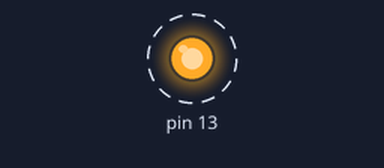
This sketch was run on a simulated Arduino Uno, built with avr-gcc and run on an emulated ATmega328P. On the bench: output pins drawn as LEDs (lit = HIGH). Dashed ring = blinking.

Above: at 0.5 s.
Timing chart, 0 to 4.6 s (numbered marks = the images above):
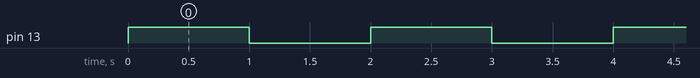

The sketch:

firstSketch.ino
```cpp
void setup(void)
{
  /* Called when Arduino starts up. */
  pinMode(13, OUTPUT);
}

void loop(void)
{
  /* Called repeatedly whilst Arduino is active. */
  digitalWrite(13, HIGH);
  delay(1000); // ms
  digitalWrite(13,LOW);
  delay(1000);
}
```

Measured:
- by itself, pin 13: alternates HIGH for 1.0 s and LOW for 1.0 s
